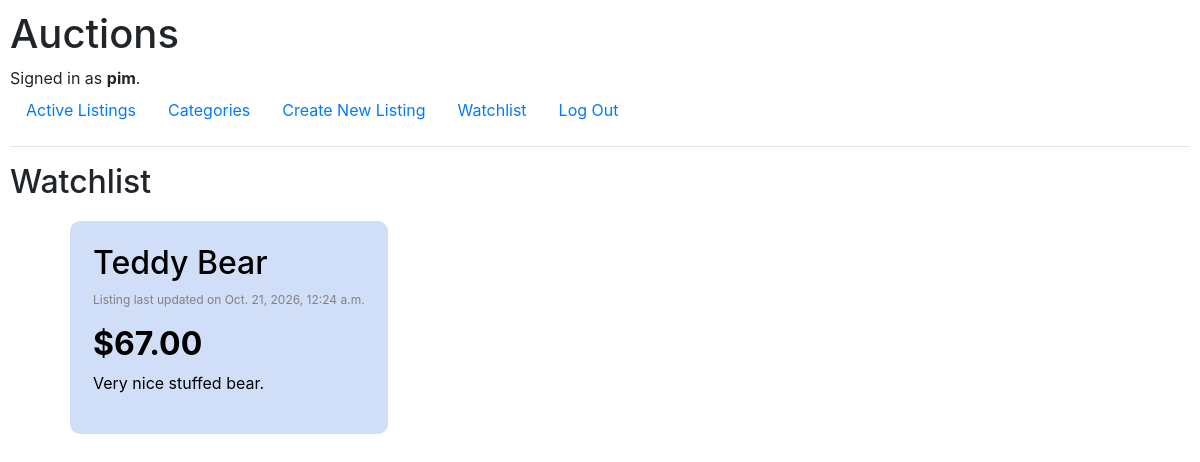
/watchlist/ (signed in), run on the app's committed database.
### auctions/models.py (models this page shows, shortened)
class User(AbstractUser):
    pass

class Item(models.Model):
    item_owner = models.ForeignKey(User, to_field='id', on_delete=models.CASCADE, related_name="owned_item")
    item_name = models.CharField(max_length=64)
    item_image_link = models.CharField(max_length=500)
    item_starting_bid = models.DecimalField(decimal_places=2, max_digits=19)
    item_posted_time = models.DateTimeField(auto_now_add=True)
    item_last_updated = models.DateTimeField(auto_now=True)
    item_sold = models.BooleanField(default=False)
    @property
    def item_current_bid(self):
        highest_bid = ItemBid.objects.filter(
            item=self.id
        ).order_by('-bid').first()
        if highest_bid:
            return highest_bid.bid
        return None
    class item_type(models.TextChoices):
        AllCategories = 'AC', _('All Categories')
        Antiques = 'AN', _('Antiques')
        Art = 'AR', _('Art')
        Baby = 'BA', _('Baby')
        Books = 'BO', _('Books')
        BusinessIndustrial = 'BI', _('Business & Industrial')
        CamerasPhoto = 'CP', _('Cameras & Photo')
        CellPhonesAccessories = 'CA', _('Cell Phones & Accessories')
        ClothingShoesAccessories = 'CS', _('Clothing, Shoes & Accessories')
        CoinsPaperMoney = 'CO', _('Coins & Paper Money')
        Collectibles = 'CL', _('Collectibles')
        ComputersTabletsNetworking = 'CT', _('Computers/Tablets & Networking')
        ConsumerElectronics = 'CE', _('Consumer Electronics')
        Crafts = 'CR', _('Crafts')
        DollsBears = 'DB', _('Dolls & Bears')
        DVDsMovies = 'DM', _('DVDs & Movies')
        EntertainmentMemorabilia = 'EM', _('Entertainment Memorabilia')
        EverythingElse = 'EE', _('Everything Else')
        GiftCards = 'GC', _('Gift Cards')
        HealthBeauty = 'HB', _('Health & Beauty')
        HomeGarden = 'HG', _('Home & Garden')
        JewelryWatches = 'JW', _('Jewelry & Watches')
        Music = 'MU', _('Music')
        MusicalInstrumentsGear = 'MI', _('Musical Instruments & Gear')
        PetSupplies = 'PS', _('Pet Supplies')
        PotteryGlass = 'PG', _('Pottery & Glass')
        RealEstate = 'RE', _('Real Estate')
        SpecialtyServices = 'SS', _('Specialty Services')
        SportingGoods = 'SG', _('Sporting Goods')
        SportsMemorabilia = 'SM', _('Sports Mem, Cards & Fan Shop')
        Stamps = 'ST', _('Stamps')
        Tickets = 'TI', _('Tickets & Experiences')
        ToysHobbies = 'TH', _('Toys & Hobbies')
        Travel = 'TR', _('Travel')
        VideoGamesConsoles = 'VG', _('Video Games & Consoles')
    item_type = models.CharField(
        max_length=2,
        choices=item_type,
        default=item_type.AllCategories
        )

class ItemBid(models.Model):
    user = models.ForeignKey(User, on_delete=models.CASCADE, related_name="user_bidding")
    item = models.PositiveIntegerField(Item)
    bid = models.DecimalField(decimal_places=2, max_digits=19)

class ItemDescription(models.Model):
    item = models.OneToOneField(Item, on_delete=models.CASCADE, primary_key=True)
    item_description = models.CharField(max_length=1000)

### watchlist/views.py (the view)
# urls.py: path("watchlist/", include("watchlist.urls"))
def watchlist(request):
    if request.user.is_authenticated:
        user = request.user
        watchListItems = WatchList.objects.filter(user=user).values_list("item", flat=True)
        items = Item.objects.filter(id__in=watchListItems)
        return render(request, "watchlist/watchlist.html", {
            "items": items
        })
    else:
        items = Item.objects.select_related('item_owner')
        return render(request, "auctions/index.html", {
            "items": items,
            "error": "You Must Be Logged In For This Action."
        })

### watchlist/templates/watchlist/watchlist.html (shortened to what this page needs)
{% extends "auctions/layout.html" %}
{% block body %}
    <h2>Watchlist</h2>
    <ul>
        {% for item in items %}
            <div class="index-listing-container">
                <a href="{% url 'listings:listing' item.id %}" class="fill-div">
                    <div class="index-listing">
                        <h2 class="listing-text">{{ item.item_name }}</h2>
                        <p class="listing-created-date">Listing last updated on {{ item.item_posted_time }}</p>
                        {% if item.item_current_bid is None %}
                            <p class="listing-text">Bidding Starts At: <span style="font-size: 1.5em; margin-right: 10px;"><b> ${{ item.item_starting_bid }}</b></span></p>
                        {% else %}
                            <p class="listing-text"><h2><b class="listing-text">${{ item.item_current_bid }}</b></h2>
                        {% endif %}
                        <p class="listing-text">{{ item.itemdescription.item_description }}</p>
                    </div>
                </a>
            </div>
        {% empty %}
            <div class="alert alert-primary" role="alert">
                No listings to display.
            </div>
        {% endfor %}
    </ul>
{% endblock %}

### auctions/templates/auctions/layout.html (shortened to what this page needs)
{% load static %}
<!DOCTYPE html>
<html lang="en">
    <head>
        <link rel="stylesheet" href="https://stackpath.bootstrapcdn.com/bootstrap/4.4.1/css/bootstrap.min.css">
        <link href="{% static 'auctions/styles.css' %}" rel="stylesheet">
    </head>
    <body>
        <h1>Auctions</h1>
        <div>
            {% if user.is_authenticated %}
                Signed in as <strong>{{ user.username }}</strong>.
            {% else %}
                Not signed in.
            {% endif %}
        </div>
        <ul class="nav">
            <li class="nav-item">
                <a class="nav-link" href="{% url 'index' %}">Active Listings</a>
            </li>
            <li class="nav-item">
                <a class="nav-link" href="{% url 'categories:categories' %}">Categories</a>
            </li>
            {% if user.is_authenticated %}
                <li class="nav-item">
                    <a class="nav-link" href="{% url 'new_listing' %}">Create New Listing</a>
                </li>
                <li class="nav-item">
                    <a class="nav-link" href="{% url 'watchlist:watchlist' %}">Watchlist</a>
                </li>
                <li class="nav-item">
                    <a class="nav-link" href="{% url 'logout' %}">Log Out</a>
                </li>
            {% endif %}
        </ul>
        <hr>
        {% block body %}
        {% endblock %}
    </body>
</html>

### auctions/static/auctions/styles.css (style rules this page uses)
body { padding: 10px; }
.index-listing { padding: 20px; border-radius: 10px; }
div.index-listing-container { width: fit-content; height: fit-content; background-color: rgb(208, 223, 247); border-radius: 10px; border: 3px solid transparent; margin: 20px; }
.listing-created-date { color: grey; font-size: 12px; }
.listing-text { color: black; }
a.fill-div { display: block; height: 100%; width: 100%; text-decoration: none; }

### data on the page
User: username "pim"
Item: item_name "Teddy Bear", item_posted_time "Oct. 21, 2026, 12:24 a.m.", item_current_bid "67.00", itemdescription.item_description "Very nice stuffed bear."
